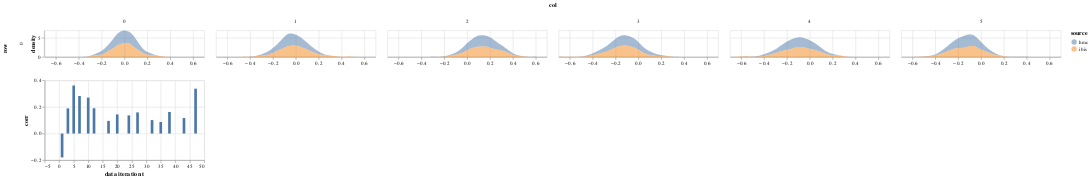

The notebook cell this image was saved under:
### Code cell
param = 'alpha'
df = get_post_df(ps[param]) 
df['source'] = 'hmc'
df2 = get_post_df(particles.particles[param])
df2['source'] = 'ibis'
plot_density(pd.concat([df,df2])) &\
plot_correlations(ibis['jitter_corrs'][param], height = 150)

### Figure 1 — Vega-Lite specification as saved in the notebook (floating-point values rounded to 4 significant figures; data arrays with more than 128 entries replaced by an {"elided": "..."} marker saying what was removed)
{"config": {"view": {"continuousWidth": 400, "continuousHeight": 300}}, "vconcat": [{"data": {"name": "data-781dbd3b50f403994f21cf68c08cf8b8"}, "mark": {"type": "area", "opacity": 0.5}, "encoding": {"color": {"type": "nominal", "field": "source"}, "column": {"type": "quantitative", "field": "col"}, "row": {"type": "quantitative", "field": "row"}, "x": {"type": "quantitative", "field": "value", "title": null}, "y": {"type": "quantitative", "field": "density"}}, "height": 50, "resolve": {"scale": {"x": "independent"}}, "transform": [{"fold": ["value"]}, {"density": "value", "groupby": ["cn", "row", "col", "source"]}], "width": 300}, {"data": {"name": "data-632e6e814248f2f66dd5d0e964acd88d"}, "mark": "bar", "encoding": {"x": {"type": "quantitative", "field": "idx", "title": "data iteration t"}, "y": {"type": "quantitative", "field": "corr"}}, "height": 150, "width": 300}], "$schema": "https://vega.github.io/schema/vega-lite/v4.8.1.json", "datasets": {"data-781dbd3b50f403994f21cf68c08cf8b8": {"elided": "9000 records"}, "data-632e6e814248f2f66dd5d0e964acd88d": [{"corr": 0.0, "idx": 0}, {"corr": -0.1797, "idx": 1}, {"corr": 0.0, "idx": 2}, {"corr": 0.1891, "idx": 3}, {"corr": 0.0, "idx": 4}, {"corr": 0.3612, "idx": 5}, {"corr": 0.0, "idx": 6}, {"corr": 0.2823, "idx": 7}, {"corr": 0.0, "idx": 8}, {"corr": 0.0, "idx": 9}, {"corr": 0.2701, "idx": 10}, {"corr": 0.0, "idx": 11}, {"corr": 0.1899, "idx": 12}, {"corr": 0.0, "idx": 13}, {"corr": 0.0, "idx": 14}, {"corr": 0.0, "idx": 15}, {"corr": 0.0, "idx": 16}, {"corr": 0.09514, "idx": 17}, {"corr": 0.0, "idx": 18}, {"corr": 0.0, "idx": 19}, {"corr": 0.1434, "idx": 20}, {"corr": 0.0, "idx": 21}, {"corr": 0.0, "idx": 22}, {"corr": 0.0, "idx": 23}, {"corr": 0.1363, "idx": 24}, {"corr": 0.0, "idx": 25}, {"corr": 0.0, "idx": 26}, {"corr": 0.1588, "idx": 27}, {"corr": 0.0, "idx": 28}, {"corr": 0.0, "idx": 29}, {"corr": 0.0, "idx": 30}, {"corr": 0.0, "idx": 31}, {"corr": 0.1012, "idx": 32}, {"corr": 0.0, "idx": 33}, {"corr": 0.0, "idx": 34}, {"corr": 0.0871, "idx": 35}, {"corr": 0.0, "idx": 36}, {"corr": 0.0, "idx": 37}, {"corr": 0.1622, "idx": 38}, {"corr": 0.0, "idx": 39}, {"corr": 0.0, "idx": 40}, {"corr": 0.0, "idx": 41}, {"corr": 0.0, "idx": 42}, {"corr": 0.1168, "idx": 43}, {"corr": 0.0, "idx": 44}, {"corr": 0.0, "idx": 45}, {"corr": 0.0, "idx": 46}, {"corr": 0.3373, "idx": 47}, {"corr": 0.0, "idx": 48}, {"corr": 0.0, "idx": 49}]}}
